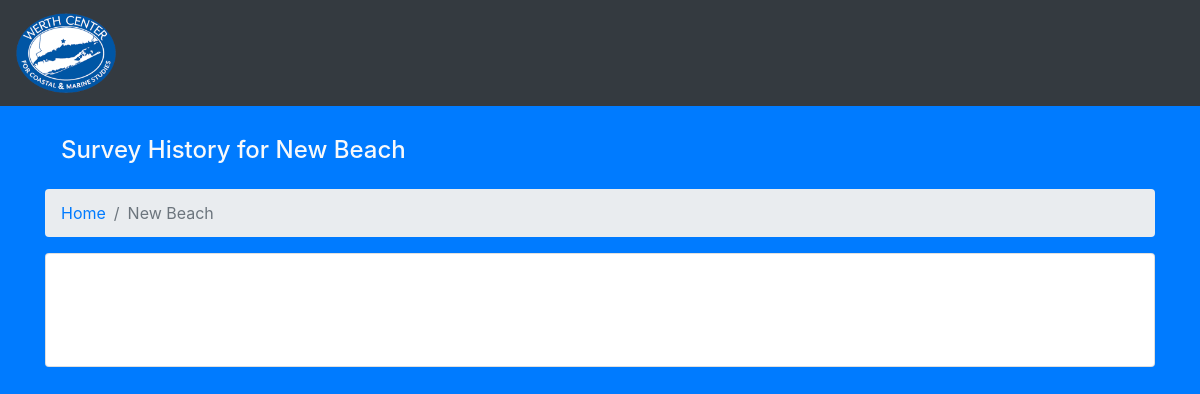
/surveys/3, run on an earlier commit of the app's database.
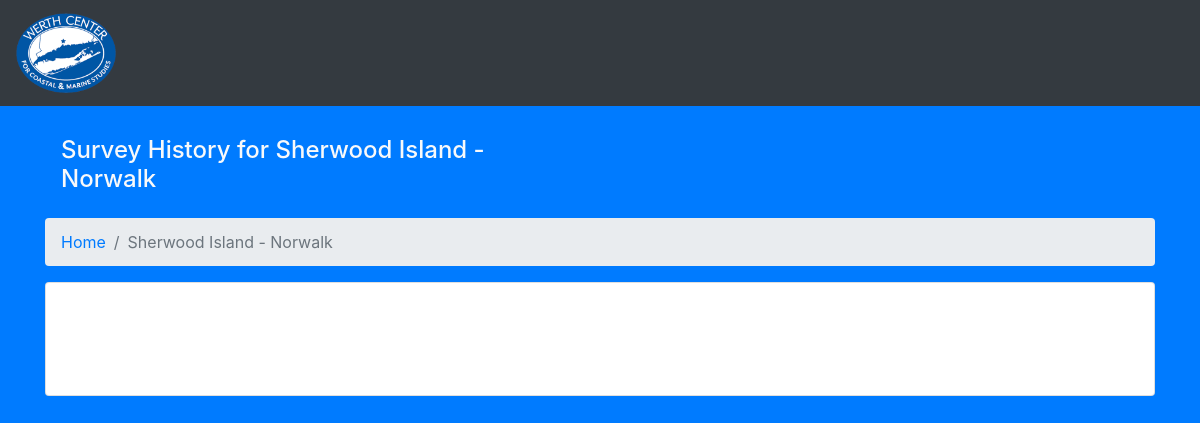
And on a later commit of the database.
### data_app/models.py (models this page shows)
class Beach(models.Model):
    id = models.AutoField(primary_key=True)
    name = models.CharField(max_length=200,blank=False)

### data_app/views.py (the view)
# urls.py: path('surveys/<int:beach_id>', views.surveys, name='surveys'),
def surveys(request, beach_id):
    context = {
        'beach' : Beach.objects.filter(id=beach_id).get()
    }
    return render(request, 'data_app/surveys.html', context)

### templates/data_app/surveys.html (shortened to what this page needs)
{% extends 'data_app/wrapper.html' %}
{% load static %}
{% block container %}
<div class="container">
    <div class="row p-3">
        <div class="col-md-6 col-xs-6">
            <h4 class="text-light">Survey History for {{ beach.name }}</h4>
        </div>
    </div>
    <div class="row">
        <div class="col">
            <nav aria-label="breadcrumb">
                <ol class="breadcrumb">
                    <li class="breadcrumb-item"><a href="/">Home</a></li>
                    <li class="breadcrumb-item active" aria-current="page">{{ beach.name }}</li>
                </ol>
            </nav>
        </div>
    </div>
    <div class="row">
        <div class="col">
            <div class="card p-5">
                <div class="row">
                    <div class="col">
                    </div>
                </div>
            </div>
        </div>
    </div>
</div>
{% endblock %}

What changed in the data, as far as the page shows it:
changed Beach: name "New Beach" → "Sherwood Island - Norwalk"
